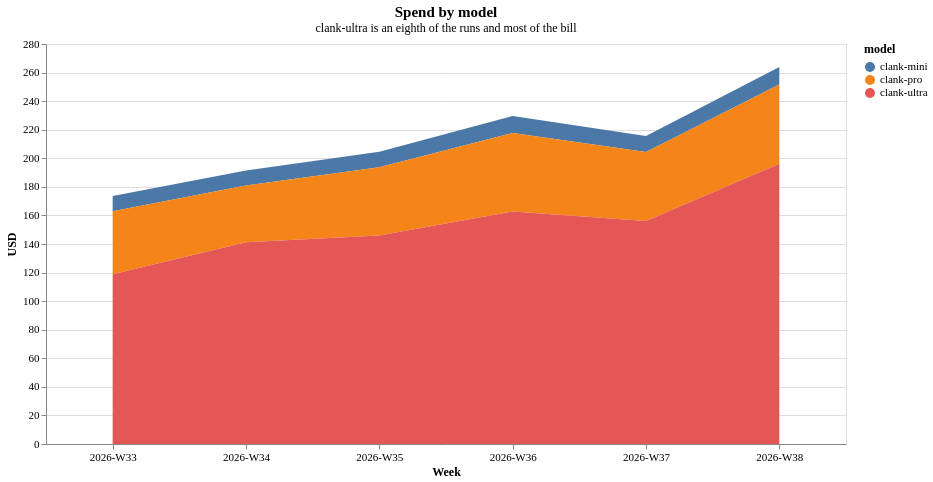

Express this chart as Vega-Lite.
### Vega-Lite specification from a JSON file in a GitHub repository (floating-point values rounded to 4 significant figures)
{"config": {"view": {"continuousWidth": 300, "continuousHeight": 300, "stroke": "#d9e2ec"}, "axis": {"labelAngle": 0, "labelFontSize": 11, "titleFontSize": 12, "titleFontWeight": 600, "labelFont": "Hanken Grotesk", "titleFont": "Hanken Grotesk"}, "legend": {"labelFontSize": 11, "titleFontSize": 12, "titleFontWeight": 600, "labelFont": "Hanken Grotesk", "titleFont": "Hanken Grotesk"}, "title": {"fontSize": 15, "fontWeight": 600, "subtitleFontSize": 12, "subtitleFontWeight": 400, "font": "Hanken Grotesk", "subtitleFont": "Hanken Grotesk"}}, "data": {"name": "data-b0d4e7c50528239717843113b6e3aef6"}, "mark": {"type": "area", "opacity": 0.7}, "encoding": {"color": {"field": "model", "type": "nominal"}, "opacity": {"condition": {"param": "param_71b48305c7a3be24", "value": 1}, "value": 0.2}, "tooltip": [{"field": "week", "type": "nominal"}, {"field": "spend_usd", "type": "quantitative"}, {"field": "model", "type": "nominal"}], "x": {"axis": {"labelAngle": 0}, "field": "week", "title": "Week", "type": "nominal"}, "y": {"field": "spend_usd", "title": "USD", "type": "quantitative"}}, "height": 400, "params": [{"name": "param_71b48305c7a3be24", "select": {"type": "point", "fields": ["model"]}, "bind": "legend"}], "title": {"text": "Spend by model", "subtitle": "clank-ultra is an eighth of the runs and most of the bill"}, "width": 800, "$schema": "https://vega.github.io/schema/vega-lite/v6.4.1.json", "datasets": {"data-b0d4e7c50528239717843113b6e3aef6": [{"week": "2026-W33", "model": "clank-mini", "spend_usd": 10.72}, {"week": "2026-W33", "model": "clank-pro", "spend_usd": 44.07}, {"week": "2026-W33", "model": "clank-ultra", "spend_usd": 118.9}, {"week": "2026-W34", "model": "clank-mini", "spend_usd": 10.49}, {"week": "2026-W34", "model": "clank-pro", "spend_usd": 39.73}, {"week": "2026-W34", "model": "clank-ultra", "spend_usd": 141.2}, {"week": "2026-W35", "model": "clank-mini", "spend_usd": 10.96}, {"week": "2026-W35", "model": "clank-pro", "spend_usd": 47.81}, {"week": "2026-W35", "model": "clank-ultra", "spend_usd": 145.9}, {"week": "2026-W36", "model": "clank-mini", "spend_usd": 11.93}, {"week": "2026-W36", "model": "clank-pro", "spend_usd": 54.84}, {"week": "2026-W36", "model": "clank-ultra", "spend_usd": 162.8}, {"week": "2026-W37", "model": "clank-mini", "spend_usd": 11.15}, {"week": "2026-W37", "model": "clank-pro", "spend_usd": 48.34}, {"week": "2026-W37", "model": "clank-ultra", "spend_usd": 156.1}, {"week": "2026-W38", "model": "clank-mini", "spend_usd": 12.26}, {"week": "2026-W38", "model": "clank-pro", "spend_usd": 55.47}, {"week": "2026-W38", "model": "clank-ultra", "spend_usd": 196.1}]}}
